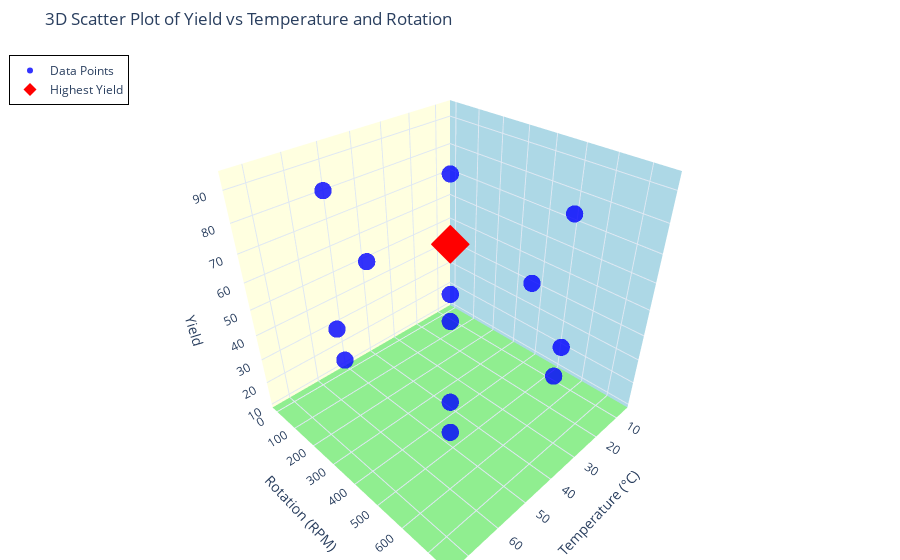

Write notebook code for a chart like this one.
### Code cell
# Original data plot
fig = go.Figure(
    data=[
        go.Scatter3d(
            x=data[:, 0],
            y=data[:, 1],
            z=data[:, 3],
            mode="markers",
            marker=dict(size=6, color="blue", opacity=0.8, symbol="circle"),
            name="Data Points",
        )
    ]
)

# Highlight the highest yield with red
fig.add_trace(
    go.Scatter3d(
        x=[data[max_yield, 0]],
        y=[data[max_yield, 1]],
        z=[data[max_yield, 3]],
        mode="markers",
        marker=dict(size=10, color="red", symbol="diamond", opacity=1.0),
        name="Highest Yield",
    )
)

# Improve layout
fig.update_layout(
    title="3D Scatter Plot of Yield vs Temperature and Rotation",
    scene=dict(
        xaxis=dict(title="Temperature (°C)", showbackground=True, backgroundcolor="lightblue"),
        yaxis=dict(title="Rotation (RPM)", showbackground=True, backgroundcolor="lightyellow"),
        zaxis=dict(title="Yield", showbackground=True, backgroundcolor="lightgreen"),
    ),
    margin=dict(l=0, r=0, b=0, t=50),
    legend=dict(x=0.01, y=0.99, bgcolor="rgba(255, 255, 255, 0.5)", bordercolor="black", borderwidth=1),
    template="plotly_white",  # or use "plotly_white" or any other built-in template
)

# Save to HTML file
pio.write_html(fig, file='2024-09-11-original_data.html', auto_open=True)

fig.show()

### Figure 1 — Plotly figure (JSON) as saved in the notebook; plotly's stock layout.template omitted (floating-point values rounded to 4 significant figures)
{"data": [{"marker": {"color": "blue", "opacity": 0.8, "size": 6, "symbol": "circle"}, "mode": "markers", "name": "Data Points", "type": "scatter3d", "x": [20, 60, 20, 60, 20, 60, 20, 60, 40, 6.364, 40, 40, 40, 73.64], "y": [150, 150, 600, 600, 150, 150, 600, 600, 375, 375, 753.4, -3.403, 375, 375], "z": [80, 90, 83, 93, 20, 30, 23, 33, 56, 41, 59, 50, 11, 65]}, {"marker": {"color": "red", "opacity": 1, "size": 10, "symbol": "diamond"}, "mode": "markers", "name": "Highest Yield", "type": "scatter3d", "x": [60], "y": [600], "z": [93]}], "layout": {"legend": {"bgcolor": "rgba(255, 255, 255, 0.5)", "bordercolor": "black", "borderwidth": 1, "x": 0.01, "y": 0.99}, "margin": {"b": 0, "l": 0, "r": 0, "t": 50}, "scene": {"xaxis": {"backgroundcolor": "lightblue", "showbackground": true, "title": {"text": "Temperature (°C)"}}, "yaxis": {"backgroundcolor": "lightyellow", "showbackground": true, "title": {"text": "Rotation (RPM)"}}, "zaxis": {"backgroundcolor": "lightgreen", "showbackground": true, "title": {"text": "Yield"}}}, "title": {"text": "3D Scatter Plot of Yield vs Temperature and Rotation"}}}
